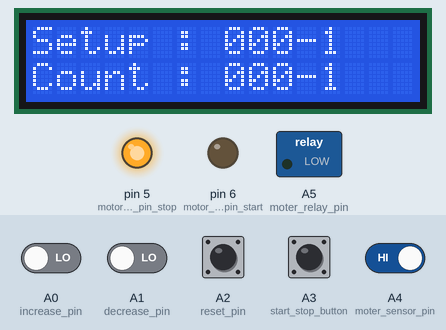
Simulated run of this sketch. Board: Arduino Nano, built with avr-gcc and run on an emulated ATmega328P. Shown: 16×2 character LCD, switched loads named in the sketch (green lamp = pin HIGH), output pins drawn as LEDs (lit = HIGH). The inputs (shaded band) are chosen by the test bench; at power-on: A4 (moter_sensor_pin) HIGH, A0 (increase_pin), A1 (decrease_pin), A2 (reset_pin), A3 (start_stop_button) LOW. EEPROM starts erased.

Above: at 4.2 s.
4.3 s: A0 (increase_pin) driven HIGH
At 4.46 s:
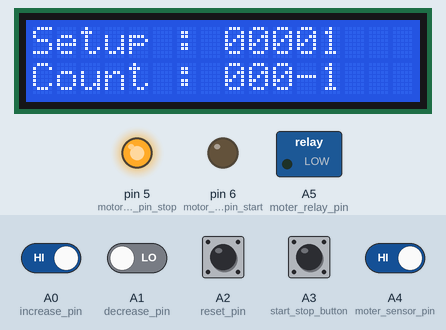
5.8 s: A3 (start_stop_button) pulled HIGH for 0.15 s
At 5.97 s:
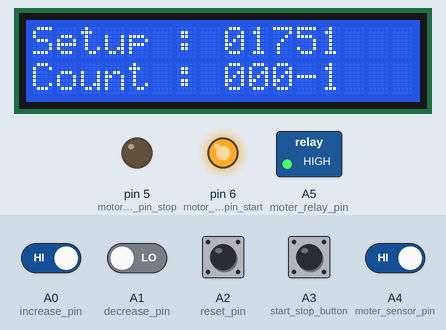
8.2 s: A1 (decrease_pin) driven HIGH
At 8.4 s:
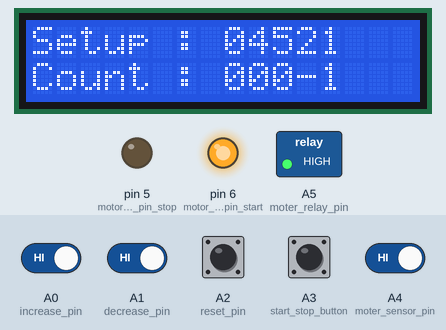
9.7 s: A2 (reset_pin) pulled HIGH for 0.15 s
At 10.22 s:
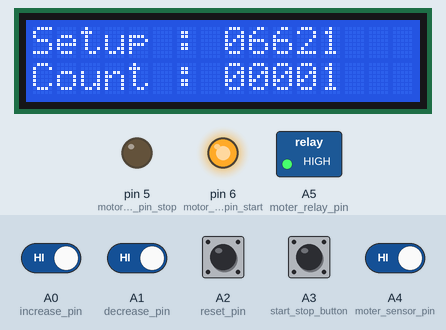
11.5 s: A4 (moter_sensor_pin) driven LOW
At 11.76 s:
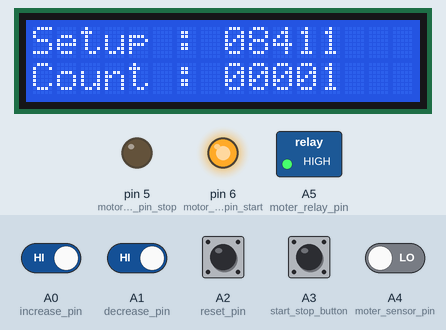
13.1 s: A2 (reset_pin) pulled HIGH for 1 s
At 14.52 s:
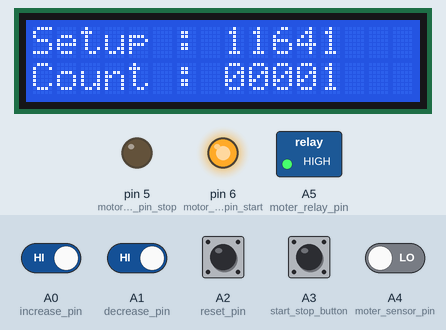
Timing chart, 0 to 16.1 s (numbered marks = the images above; inputs shaded):
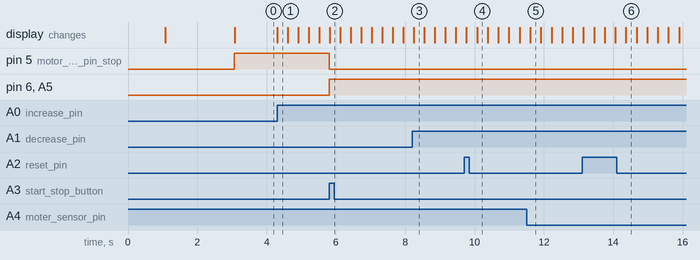

The sketch:

lcd_counter_v3.ino
```cpp
// include the library code:
#include <LiquidCrystal.h>
#include <EEPROM.h>

const int rs = 12, en = 11, d4 = 10, d5 = 9, d6 = 8, d7 = 7;
LiquidCrystal lcd(rs, en, d4, d5, d6, d7);
//counter setup
const int increase_pin = A0;
const int decrease_pin = A1;
const int reset_pin = A2;
const int start_stop_button = A3;

int moter_sensor_pin = A4;
int moter_relay_pin = A5;

int wind_switch_increase = A7;
int wind_switch_decrease = A6;
int moter_swithing_led_pin = 13;

int windSwithcIncreaseButtonState = 0;
int lastWindSwithcIncreaseButtonState = 0;

int windSwithcDecreaseButtonState = 0;
int lastWindSwithcDecreaseButtonState = 0;

int decreaseButtonState = 0;
int lastDecreaseButtonState = 0;

int startButtonState = 0;
int moterRelaySate = 0;

int moterSensorState = 0;
int lastMoterSensorState = 1;

int motor_status_led_pin_start = 6;
int motor_status_led_pin_stop = 5;

int setup_data = 0;
int count_data = 0;
int setup_data_address = 0;
int count_data_address = 2;
// int dataCount = 0000;

long buttonTimer = 0;
long longPressTime = 1000;

boolean buttonActive = false;
boolean longPressActive = false;
void setup()
{
    // Serial.begin(9600);
    //lcd setup
    lcd.begin(16, 2);
    lcd.print("SRIMAA");
    lcd.setCursor(0, 1);
    lcd.print("ELECTRICALS");
    // LED output

    pinMode(increase_pin, INPUT);
    pinMode(decrease_pin, INPUT);
    pinMode(reset_pin, INPUT);
    pinMode(start_stop_button, INPUT);
    pinMode(moter_sensor_pin, INPUT);
    pinMode(wind_switch_increase, INPUT);
    pinMode(wind_switch_decrease, INPUT);
    pinMode(moter_relay_pin, OUTPUT);
    pinMode(motor_status_led_pin_start, OUTPUT);
    pinMode(motor_status_led_pin_stop, OUTPUT);

    setup_data = readIntFromEEPROM(setup_data_address);
    count_data = readIntFromEEPROM(count_data_address);
    delay(1000);
    lcd.clear();
    lcd.print("Initialized...");
    delay(2000);
    lcd.clear();
}

void loop()

{
    // Serial.println(setup_data);
    // Serial.println(count_data);
    if (setup_data < 9999 && digitalRead(increase_pin))
    {
        setup_data += 1;
        writeIntIntoEEPROM(setup_data_address, setup_data);
    }

    decreaseButtonState = digitalRead(decrease_pin);

    if (decreaseButtonState != lastDecreaseButtonState)
    {
        if (decreaseButtonState == HIGH)
        {
            if (setup_data > 0)
            {
                setup_data -= 1;
                writeIntIntoEEPROM(setup_data_address, setup_data);
            }
        }
        delay(10);
    }
    lastDecreaseButtonState = decreaseButtonState;

    //crompton code

    windSwithcIncreaseButtonState = digitalRead(wind_switch_increase);

    if (windSwithcIncreaseButtonState != lastWindSwithcIncreaseButtonState)
    {
        if (windSwithcIncreaseButtonState == HIGH)
        {
            if (setup_data > 0)
            {
                setup_data *= 2;
                writeIntIntoEEPROM(setup_data_address, setup_data);
            }
        }
        delay(10);
    }
    lastWindSwithcIncreaseButtonState = windSwithcIncreaseButtonState;

    windSwithcDecreaseButtonState = digitalRead(wind_switch_decrease);

    if (windSwithcDecreaseButtonState != lastWindSwithcDecreaseButtonState)
    {
        if (windSwithcDecreaseButtonState == HIGH)
        {
            if (setup_data > 0)
            {
                setup_data /= 2;
                writeIntIntoEEPROM(setup_data_address, setup_data);
            }
        }
        delay(10);
    }
    lastWindSwithcDecreaseButtonState = windSwithcDecreaseButtonState;

    //crompton code


    if (startButtonState == 0 && digitalRead(start_stop_button) == HIGH && (setup_data - count_data) > 4)
    {
        startButtonState = 1;
        moterRelaySate = !moterRelaySate;
    }
    if (startButtonState == 1 && digitalRead(start_stop_button) == LOW)
    {
        startButtonState = 0;
    }
    digitalWrite(moter_relay_pin, moterRelaySate);
    if (moterRelaySate == 1)
    {
        digitalWrite(motor_status_led_pin_start, HIGH);
        digitalWrite(motor_status_led_pin_stop, LOW);
    }
    else if (moterRelaySate == 0)
    {
        digitalWrite(motor_status_led_pin_stop, HIGH);
        digitalWrite(motor_status_led_pin_start, LOW);
    }
    //sensing logic
    moterSensorState = digitalRead(moter_sensor_pin);
    Serial.println("state");
    Serial.println(moterSensorState);Serial.println("last state");Serial.println(lastMoterSensorState);

    if (moterSensorState != lastMoterSensorState)
    {
        if (moterSensorState == HIGH)
        {
            if (count_data < setup_data)
            {
                if ((setup_data - count_data) < 4)
                {
                    moterRelaySate = 0;
                }
                count_data++;
                writeIntIntoEEPROM(count_data_address, count_data);
            }
            if (count_data == setup_data)
            {
                lcd.setCursor(0, 1);
                lcd.print("1 SET COMPLETED");

                delay(5000);
                lcd.clear();
                count_data = 0;
                writeIntIntoEEPROM(count_data_address, count_data);
            }
        }
        delay(10);
    }
    lastMoterSensorState = moterSensorState;
    //reset code
    if (digitalRead(reset_pin) == HIGH)
    {
        if (buttonActive == false)
        {
            buttonActive = true;
            buttonTimer = millis();
        }

        if ((millis() - buttonTimer > longPressTime) && (longPressActive == false))
        {
            longPressActive = true;
            setup_data = 0;
            count_data = 0;
            writeIntIntoEEPROM(setup_data_address, setup_data);
            writeIntIntoEEPROM(count_data_address, count_data);
        }
    }
    else
    {
        if (buttonActive == true)
        {
            if (longPressActive == true)
            {
                longPressActive = false;
            }
            else
            {
                count_data = 0;
                writeIntIntoEEPROM(count_data_address, count_data);
            }
            buttonActive = false;
        }
    }
    //end of reset button
    writeToDisplay(0, setup_data);
    writeToDisplay(1, count_data);
    // Serial.println(count_data);
}

////////////////////////////////////////////////////////////

void writeIntIntoEEPROM(int address, int number)
{
    EEPROM.write(address, number >> 8);
    EEPROM.write(address + 1, number & 0xFF);
}

int readIntFromEEPROM(int address)
{
    return (EEPROM.read(address) << 8) + EEPROM.read(address + 1);
}
void writeToDisplay(int row_no, int num)
{
    if (row_no == 0)
    {
        lcd.setCursor(0, row_no);
        lcd.print("Setup :");
    }
    else
    {
        lcd.setCursor(0, row_no);
        lcd.print("Count :");
    }

    lcd.setCursor(8, row_no);
    lcd.print(num / 1000);
    lcd.setCursor(9, row_no);
    lcd.print(num / 100 % 10);
    lcd.setCursor(10, row_no);
    lcd.print(num / 10 % 10);
    lcd.setCursor(11, row_no);
    lcd.print(num % 10);
}
```

Measured:
- after the input at 4.3 s, the display: changes at once (image 1)
- after the input at 5.8 s, pin 5 (motor_status_led_pin_stop): HIGH → LOW at once; pin 6 (motor_status_led_pin_start), A5 (moter_relay_pin): LOW → HIGH at once
